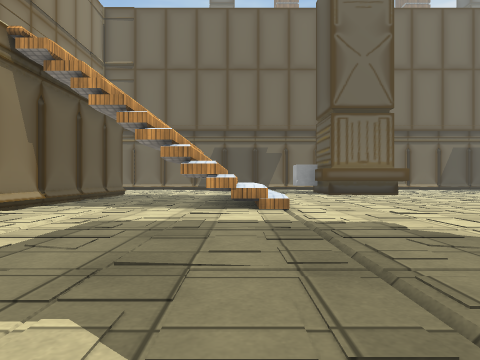
View 1 (above)

21 first-person views from a walk through a 3-D level made in the Unity game engine. The camera is 0.64 m above the floor, looks level and sees 70° across. Doors are open. The floor is counted in squares, 1 m on a side. Each view is taken from the middle of a square. On the plan, view 1 faces up. The plan holds only what a view shows up to about 10 squares ahead; the rest is blank. The place goes on beyond the plan. The player character is not drawn. Some animated figures are not drawn. Some surface patterns are stand-ins.

View 2
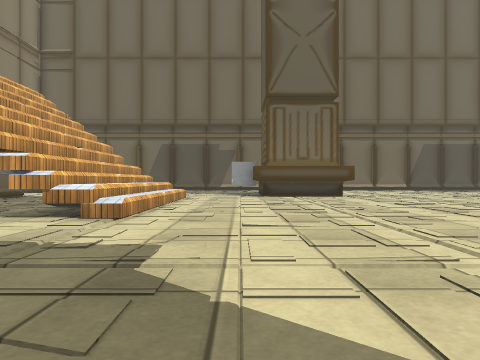

View 3
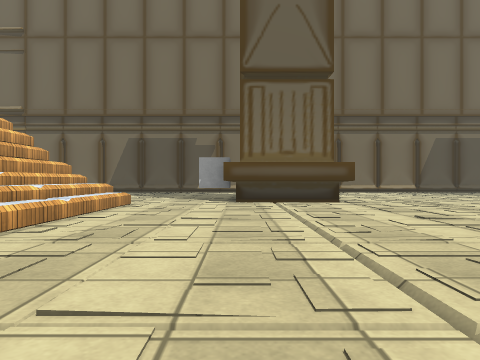

View 4
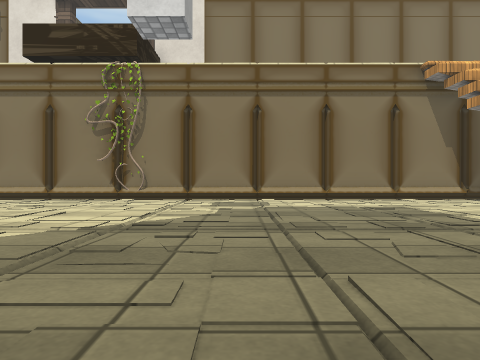

View 5
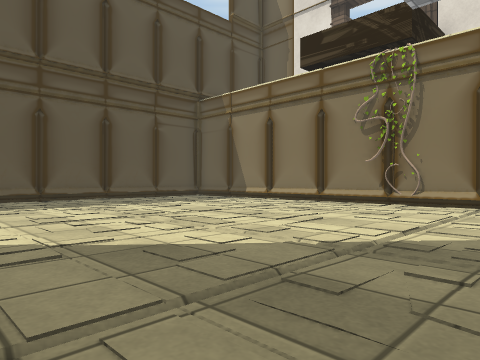

View 6
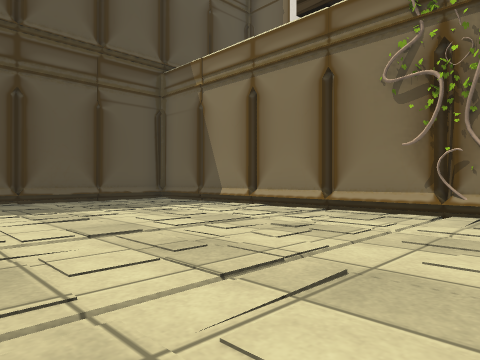

View 7
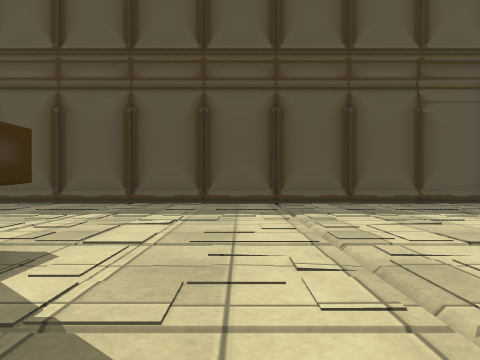

View 8
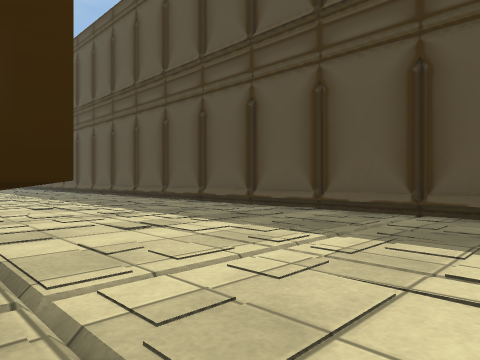

View 9
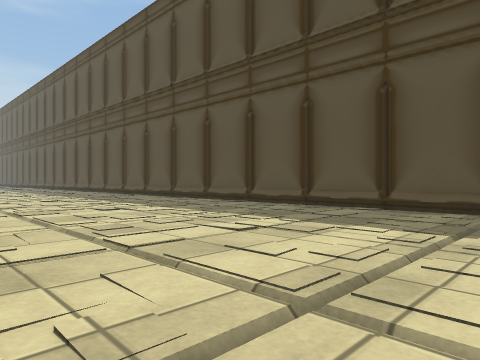

View 10
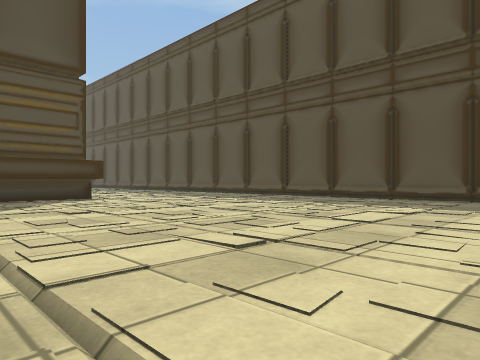

View 11
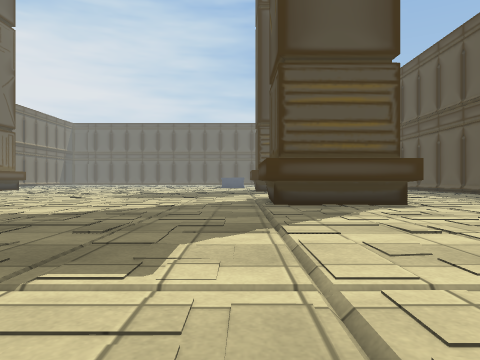

View 12
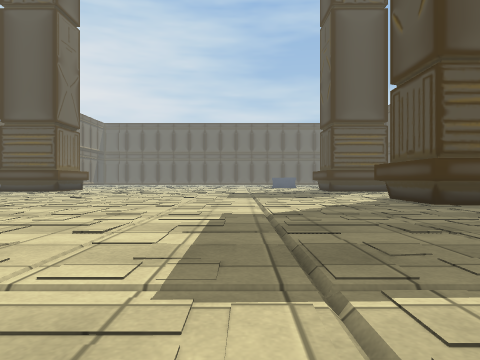

View 13
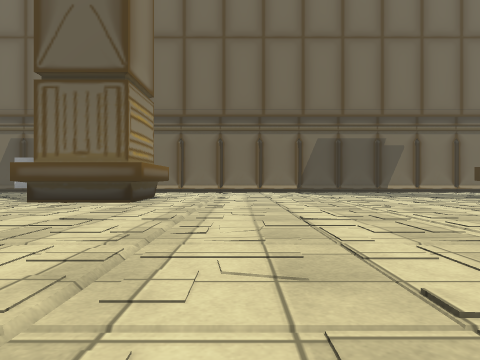

View 14
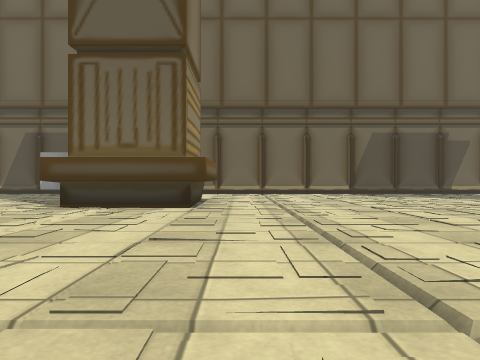

View 15
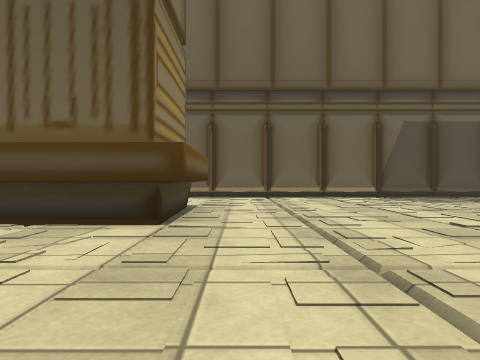

View 16
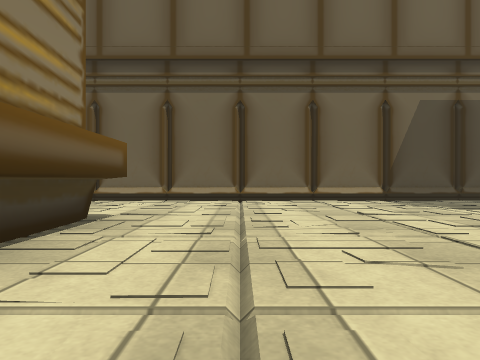

View 17
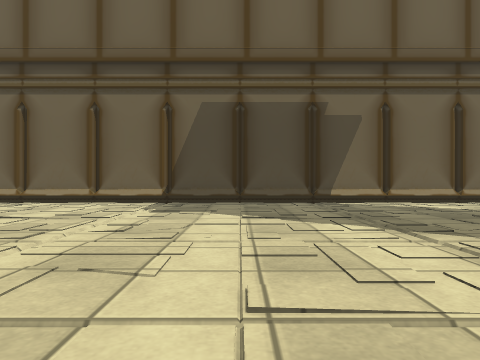

View 18
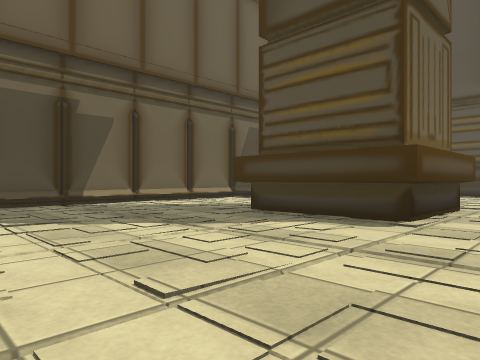

View 19
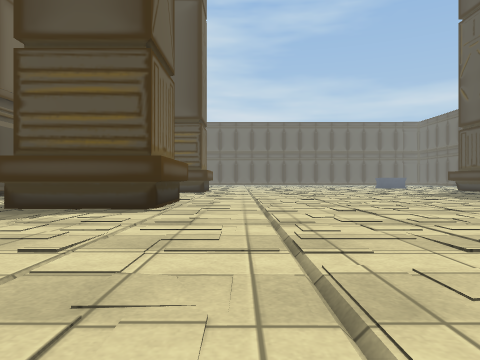

View 20
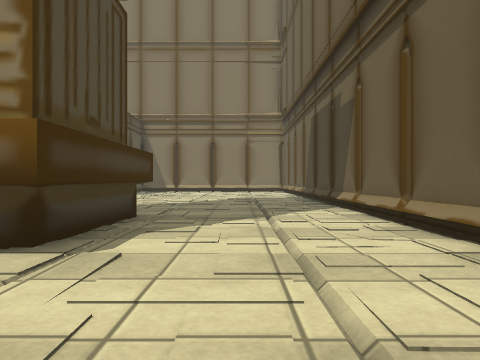

View 21
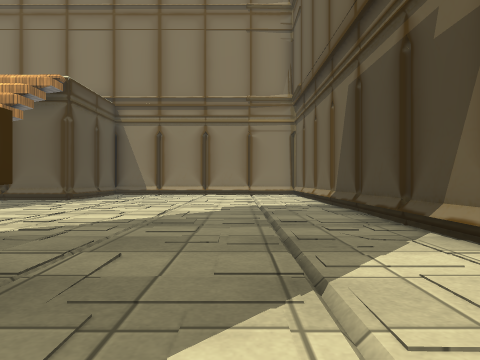

### Floor plan
Points are (right, up) in squares from view 1. A wall is a line through its corners. A room is listed if a view was taken in it or the views show most of it. See-through windows are left out.
Room 1 (views 1, 2, 3, 4, 5, 6, 7, 8, 9, 10, 11, 12, 13, 14, 15, 16, 17, 18, 19, 20, 21)
walls: (1.1, 7.6) (-1.4, 7.6); (4, -3.4) (4, -2.9); (-0.1, 14.2) (-0.1, 7.5); (-0.5, 14.1) (-0.5, 7.5); (3.9, 18.1) (6.9, 18.1) (6.9, 14.8) (3.9, 14.8); (3.5, 18.4) (7.2, 18.4) (7.2, 14.6) (3.5, 14.6); (-4.9, 10) (-4.9, -8.4); (19.1, -3.4) (19.1, 0.4) (21, 0.4); (19.5, -3.3) (19.5, 0.1) (21, 0.1); (22.5, 14.6) (19.1, 14.6) (19.1, 18.4); (22.5, 14.8) (19.5, 14.8) (19.5, 18.2); (21.6, 22.4) (-4.1, 22.4); (-4.6, -9.4) (14.9, -9.4)
low walls: (1.1, 14.1) (1.1, 7.6); (0.6, 14.2) (0.6, 7.5)
objects: cube (3, 16) to (3, 17)

Positions as (right, up) in squares from view 1, and headings:
1: (0, 0), facing up
2: (3, 2), facing up
3: (4, 5), facing up
4: (5, 2), facing left
5: (4, 2), facing down-left
6: (1, 0), facing down-left
7: (2, 0), facing down
8: (3, -3), facing down-right
9: (8, -2), facing down-right
10: (9, 1), facing down-right
11: (11, 1), facing right
12: (11, 5), facing right
13: (10, 5), facing up
14: (8, 7), facing up
15: (8, 10), facing up
16: (9, 13), facing up
17: (15, 13), facing up
18: (14, 13), facing up-right
19: (12, 13), facing right
20: (10, 20), facing left
21: (6, 20), facing left
